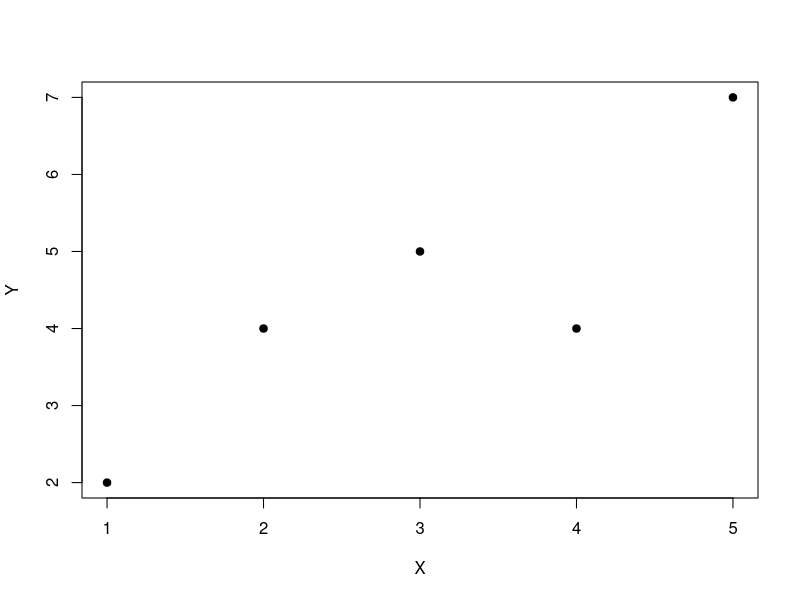
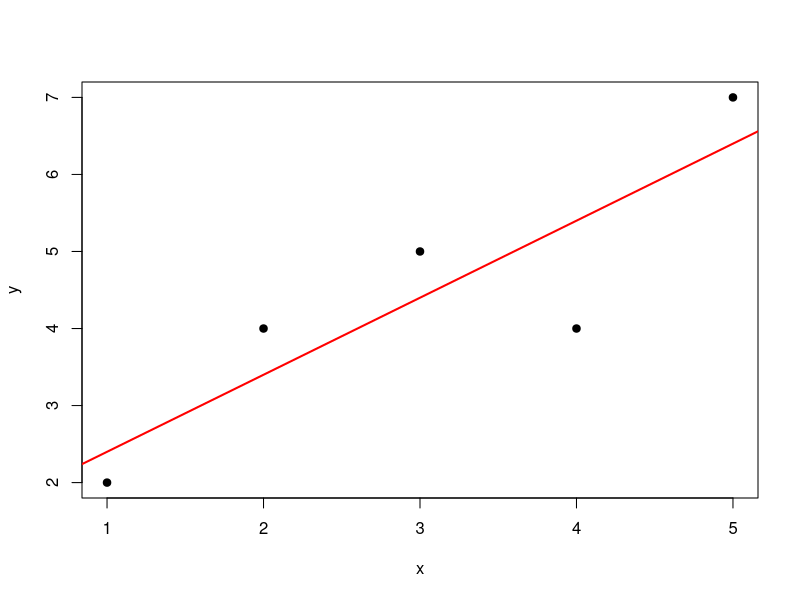

Write R code to recreate these figures, in order.
# STATISTICAL METHODS — QUICK TEMPLATE
# Change x, y, z and the example values to match the exercise.

x <- c(1, 2, 3, 4, 5)
y <- c(2, 4, 5, 4, 7)

# Calculate the mean
mean(x)

# Calculate the median
median(x)

# Calculate the mode
mode_function <- function(x) { t <- table(x); as.numeric(names(t)[t == max(t)]) }
mode_function(x)

# Calculate the variance using divisor n
mean((x - mean(x))^2)

# Calculate the standard deviation using divisor n
sqrt(mean((x - mean(x))^2))

# Calculate the sample variance (divisor n-1)
var(x)

# Calculate the sample standard deviation
sd(x)

# Calculate the absolute frequencies
table(x)

# Calculate the relative frequencies
prop.table(table(x))

# Calculate the cumulative frequencies
cumsum(table(x))

# Create a frequency table from values and frequencies
values <- c(1, 2, 3, 4)
frequencies <- c(2, 5, 3, 1)
data.frame(value = values, frequency = frequencies,
           relative_frequency = frequencies / sum(frequencies),
           cumulative_frequency = cumsum(frequencies),
           cumulative_relative_frequency = cumsum(frequencies) / sum(frequencies))

# Calculate the mean from a frequency table
sum(values * frequencies) / sum(frequencies)

# Calculate the median from a frequency table
median(rep(values, frequencies))

# Calculate the mode from a frequency table
values[frequencies == max(frequencies)]

# Create a joint frequency table
table(x, y)

# Create a joint frequency table with marginal totals
addmargins(table(x, y))

# Calculate the marginal frequencies of X
margin.table(table(x, y), 1)

# Calculate the marginal frequencies of Y
margin.table(table(x, y), 2)

# Calculate the distribution of Y given X = 2
table(y[x == 2])

# Calculate the relative distribution of Y given X = 2
prop.table(table(y[x == 2]))

# Calculate the distribution of X given Y = 4
table(x[y == 4])

# Calculate the relative distribution of X given Y = 4
prop.table(table(x[y == 4]))

# Calculate the mean of Y given X = 2
mean(y[x == 2])

# Calculate the mean of X given Y = 4
mean(x[y == 4])

# Calculate the covariance using divisor n
mean((x - mean(x)) * (y - mean(y)))

# Calculate the sample covariance (divisor n-1)
cov(x, y)

# Calculate Pearson's correlation coefficient
cor(x, y, method = "pearson")

# Calculate Spearman's rank correlation coefficient
cor(x, y, method = "spearman")

# Draw a scatter plot
plot(x, y, pch = 19, xlab = "X", ylab = "Y")

# Calculate the regression line of Y on X
model_yx <- lm(y ~ x)
coef(model_yx)

# Draw the regression line of Y on X
plot(x, y, pch = 19)
abline(lm(y ~ x), col = "red", lwd = 2)

# Calculate the regression line of X on Y
model_xy <- lm(x ~ y)
coef(model_xy)

# Predict Y when X = 6
predict(lm(y ~ x), newdata = data.frame(x = 6))

# Predict X when Y = 6
predict(lm(x ~ y), newdata = data.frame(y = 6))

# Calculate the fitted values of Y
fitted(lm(y ~ x))

# Calculate the regression residuals
residuals(lm(y ~ x))

# Calculate the sum of squared errors (SSE)
sum(residuals(lm(y ~ x))^2)

# Calculate the coefficient of determination (R-squared)
summary(lm(y ~ x))$r.squared

# Calculate the residual variance using divisor n
mean(residuals(lm(y ~ x))^2)

# Fit a quadratic regression model
model_parabola <- lm(y ~ x + I(x^2))
coef(model_parabola)

# Predict using the quadratic regression model when X = 6
predict(model_parabola, newdata = data.frame(x = 6))

# Fit a logarithmic regression model: y = a + b*ln(x)
model_log <- lm(y ~ log(x))
coef(model_log)

# Predict using the logarithmic regression model when X = 6
predict(model_log, newdata = data.frame(x = 6))

# Fit an exponential regression model: y = a*exp(b*x) (requires y > 0)
model_exp <- lm(log(y) ~ x)
a <- exp(coef(model_exp)[1])
b <- coef(model_exp)[2]
c(a = a, b = b)

# Predict using the exponential regression model when X = 6
exp(predict(model_exp, newdata = data.frame(x = 6)))

# Fit a power regression model: y = a*x^b (requires x > 0 and y > 0)
model_power <- lm(log(y) ~ log(x))
a <- exp(coef(model_power)[1])
b <- coef(model_power)[2]
c(a = a, b = b)

# Predict using the power regression model when X = 6
exp(predict(model_power, newdata = data.frame(x = 6)))

# Test independence using the chi-square test
chisq.test(table(x, y), correct = FALSE)

# Calculate the contingency coefficient
tab <- table(x, y)
chi <- chisq.test(tab, correct = FALSE)$statistic
sqrt(as.numeric(chi) / (sum(tab) + as.numeric(chi)))

# Fit the plane z = a + b*x + c*y
z <- c(3, 5, 6, 8, 9)
model_plane <- lm(z ~ x + y)
coef(model_plane)

# Calculate the fitted values of the plane
fitted(model_plane)

# Calculate the sum of squared residuals for the plane
sum(residuals(model_plane)^2)

# Calculate the residual variance of the plane using divisor n
mean(residuals(model_plane)^2)

# Calculate the R-squared of the plane
summary(model_plane)$r.squared
